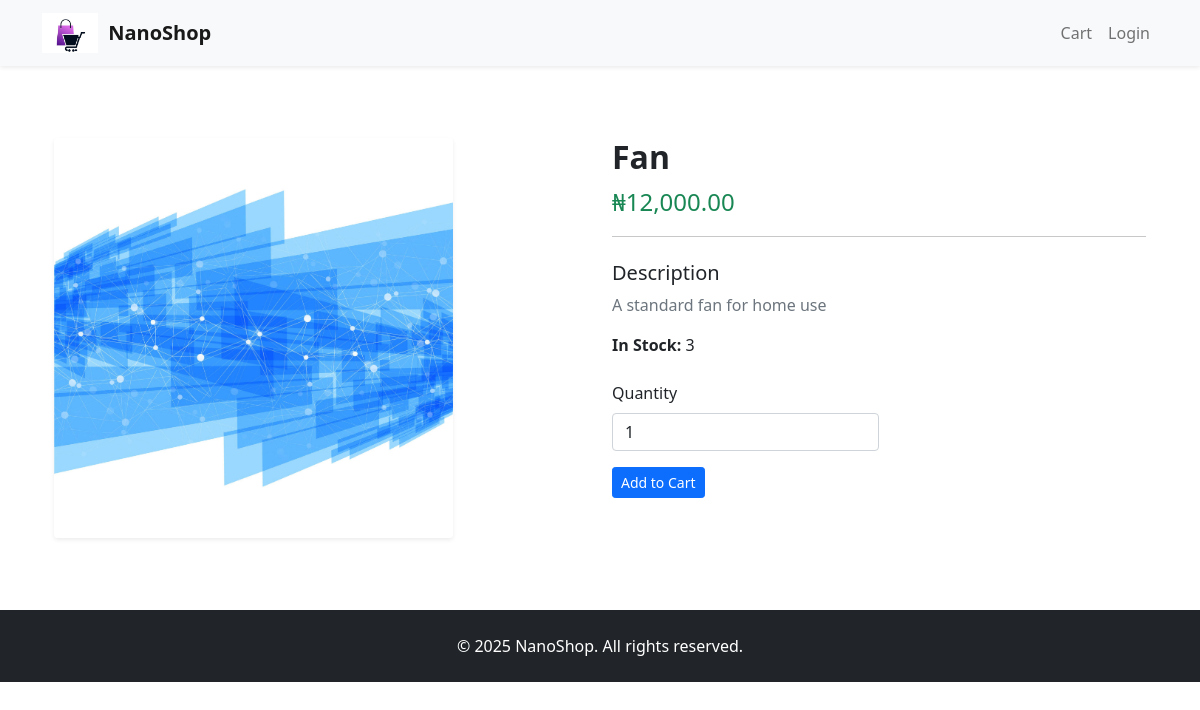
Page /shop/products/shop/3/ on the earlier database version.
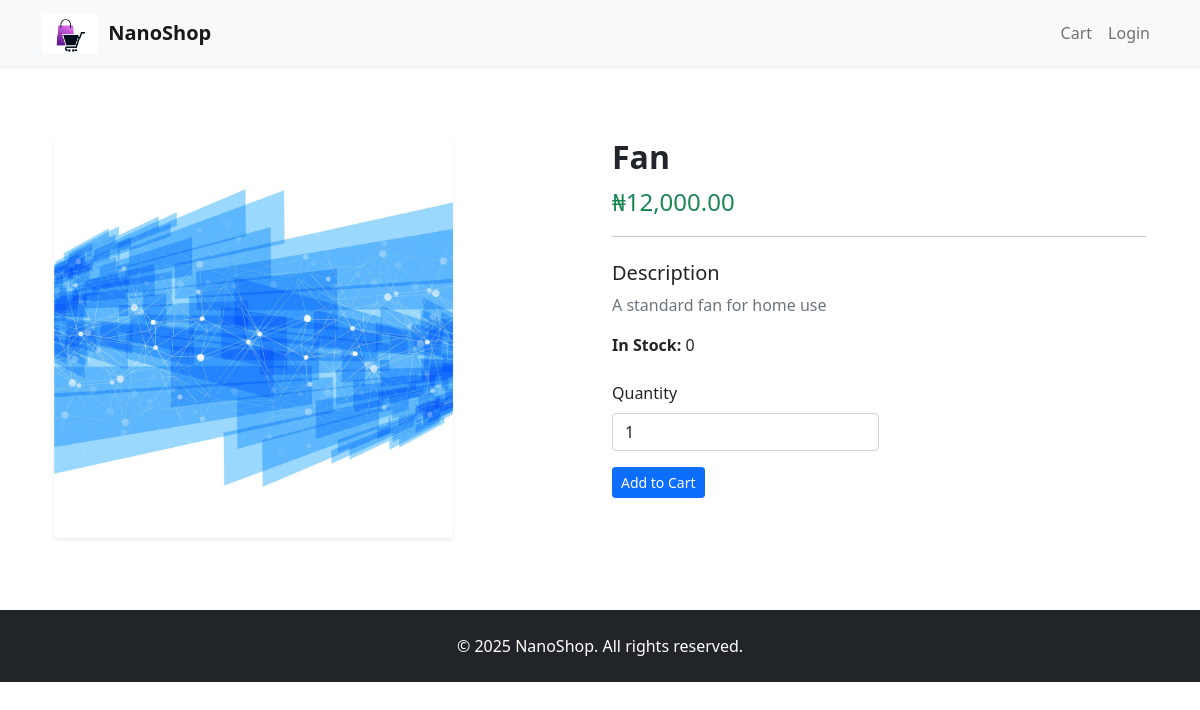
Same page on the later database version.
### shop/models.py (models this page shows, shortened)
class Product(models.Model):
    product_name = models.CharField(max_length=50)
    price = models.DecimalField(max_digits=10, decimal_places=2)
    description = models.TextField()
    stock = models.IntegerField(default=1)
    category = models.ForeignKey(Category, on_delete=models.CASCADE)
    thumbnail = models.ImageField(upload_to='product_images/')
    user = models.ForeignKey(User, on_delete=models.CASCADE, related_name='user_product')

### shop/views.py (the view)
# urls.py: path('products/shop/<int:pk>/', ShopProductDetailView.as_view(), name='shop_product_detail'),
class ShopProductDetailView(DetailView):
    model = Product
    template_name = 'shop/product/shop_product_detail.html'

### shop/templates/shop/product/shop_product_detail.html (shortened to what this page needs)
{% extends 'base.html' %}
{% load humanize %}
{% block content %}
<div class="container mt-5">
  <div class="row">
    <div class="col-md-6">
      {% if product.thumbnail %}
        <img
          src="{{ product.thumbnail.url }}"
          class="img-fluid rounded shadow-sm"
          alt="{{ product.product_name }}"
          style="max-height: 400px; object-fit: cover;"
        >
      {% endif %}
    </div>
    <div class="col-md-6">
      <h2 class="fw-bold">{{ product.product_name }}</h2>
      <p class="fs-4 text-success">
        ₦{{ product.price|intcomma }}
      </p>
      <hr>
      <h5 class="mt-4">Description</h5>
      <p class="text-secondary">{{ product.description|linebreaksbr }}</p>
      {% if product.stock is not None %}
        <p class="mt-3">
          <strong>In Stock:</strong> {{ product.stock }}
        </p>
      {% endif %}
<div class="mt-4">
  <form method="post" action="{% url 'shop:add_to_cart' product.id %}">
    <div class="mb-3 w-50">
      <label for="quantity" class="form-label">Quantity</label>
      <input
        type="number"
        name="quantity"
        id="quantity"
        class="form-control"
        value="1"
        min="1"
        {% if product.stock %}
          max="{{ product.stock }}"
        {% endif %}
      >
    </div>
    <button type="submit" class="btn btn-sm btn-primary">
      Add to Cart
    </button>
  </form>
</div>
    </div>
  </div>
</div>
{% endblock %}

Differences in the rows shown:
changed Product "Fan": stock "3" → "0"
